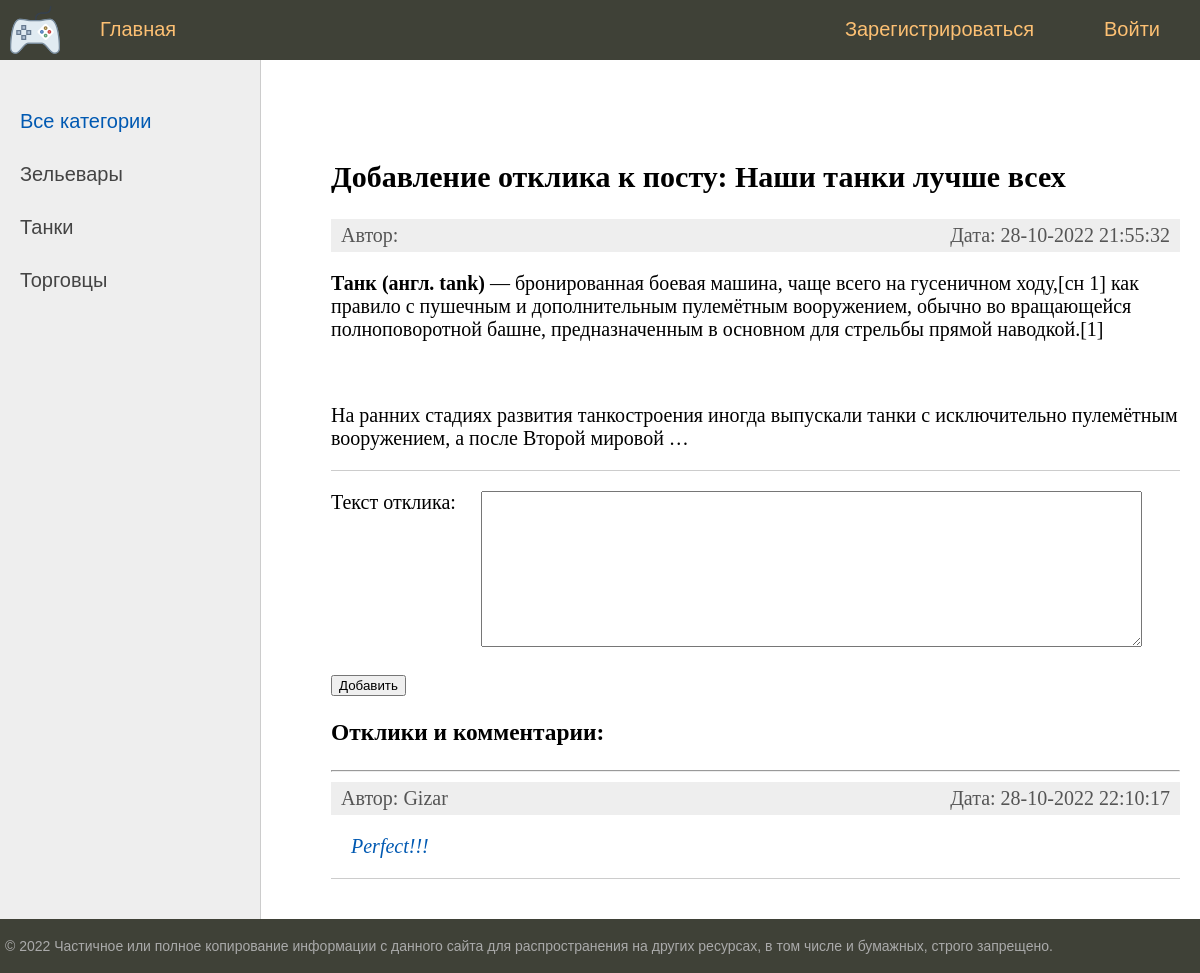
The app's page /addreply/nashi-tanki-luchshe-vsekh/ with its own data.
### bboard/models.py (models this page shows, shortened)
class Category(models.Model):
    name = models.CharField(
        max_length=64,
        unique=True,
        verbose_name='Категория',
        help_text='Имя категории длинной не более 64 символов ',
    )
    slug = models.SlugField(max_length=255, unique=True, db_index=True, verbose_name="URL")
    def get_absolute_url(self):
        return reverse('category', kwargs={'cat_slug': self.slug})
    class Meta:
        verbose_name = 'Категория'
        verbose_name_plural = 'Категории'

class Post(models.Model):
    title = models.CharField(max_length=255, verbose_name="Заголовок")
    content = RichTextUploadingField(blank=True, default='', verbose_name="Текст")
    category = models.ForeignKey('Category', on_delete=models.PROTECT, verbose_name="Категория")
    user = models.ForeignKey('User', on_delete=models.CASCADE, verbose_name="Пользователь")
    photo = models.ImageField(upload_to="photos/%Y/%m/%d/", verbose_name="Фото заголовка", blank=True, null=True)
    time_create = models.DateTimeField(auto_now_add=True)
    time_update = models.DateTimeField(auto_now=True)
    is_created = models.BooleanField(default=True)
    slug = models.SlugField(max_length=255, unique=True, db_index=True, verbose_name="URL")
    is_published = models.BooleanField(default=True, verbose_name="Опубликовать")
    class Meta:
        verbose_name = 'Объявление'
        verbose_name_plural = 'Объявления'

class Reply(models.Model):
    user = models.ForeignKey('User', on_delete=models.CASCADE, verbose_name="Пользователь")
    post = models.ForeignKey('Post', on_delete=models.CASCADE, verbose_name="Пост")
    time_create = models.DateTimeField(auto_now_add=True)
    time_update = models.DateTimeField(auto_now=True)
    text = models.TextField(blank=True, verbose_name="Текс")
    is_approved = models.BooleanField(default=False, verbose_name="Разрешено")
    def get_absolute_url(self):
        return reverse('reply', kwargs={'pk': self.pk}) # for view
    class Meta:
        verbose_name = 'Отклик'
        verbose_name_plural = 'Отклики'

class User(AbstractUser):
    email = models.EmailField(
        _("email address"),
        unique=True
    )
    email_verify = models.BooleanField(default=False)
    USERNAME_FIELD = "email"
    REQUIRED_FIELDS = ["username"]
    def __str__(self):
        return f'{self.username}'
    class Meta:
        verbose_name = 'Пользователь'
        verbose_name_plural = 'Пользователи'

### bboard/views.py (the view, shortened to what this page needs)
# urls.py: path('addreply/<slug:post_slug>/', AddReplyView.as_view(), name='add_reply'),
class AddReplyView(DataMixin, View):
    form_class = AddReplyForm
    template_name = 'bboard/reply_add.html'
    def get(self, request, post_slug, *args, **kwargs):
        form = self.form_class()
        categories = self.get_user_context()['categories']
        menu = self.get_user_context()['menu']
        cat_selected = self.get_user_context()['cat_selected']
        print(post_slug)
        context = {'form': form, 'menu': menu, 'categories': categories, 'cat_selected':cat_selected, 'post_slug': post_slug}
        return render(request, self.template_name, context=context )

### bboard/forms.py
class AddReplyForm(forms.Form):
    text = forms.CharField(widget=forms.Textarea(attrs={'cols': 80, 'rows': 10}), label='Текст отклика')

### bboard/templatetags/bboard_tags.py (called while the page is built)
@register.inclusion_tag('bboard/list_replies.html')
def show_replies(sort=None, throught_slug=False, post_id=None):
    if throught_slug:
        post_id = Post.objects.get(slug=post_id).pk
    if post_id is not None:
        if not sort:
            replies = Reply.objects.filter(post=post_id, is_approved=True)
        else:
            replies = Reply.objects.filter(post=post_id, is_approved=True).order_by(sort)
        return {"replies": replies}
    else:
        return {"replies": {}}

@register.inclusion_tag('bboard/show_post.html')
def show_post(slug_post=None):
    if slug_post is not None:
        posts = Post.objects.filter(slug=slug_post, is_published=True)
        return {"posts": posts}
    else:
        return {"posts": {}}

### bboard/utils.py (called while the page is built)
    def get_user_context(self, **kwargs):
        context = kwargs
        categories =  Category.objects.annotate(Count('post'))
        user_menu = menu.copy()
        if not self.request.user.is_authenticated:
            for i in range(3):
                user_menu.pop(1)
        else:
            user_menu.pop(4)
        context['menu'] = user_menu
        context['categories'] = categories
        if 'cat_selected' not in context:
            context['cat_selected'] = 0
        return context

### bboard/templates/bboard/reply_add.html (shortened to what this page needs)
{% extends 'base.html' %}
{% load crispy_forms_tags %}
{% load bboard_tags %}
{% block content %}
<form action="{% url 'add_reply' post_slug %}" method="post" enctype="multipart/form-data">
    {% show_post slug_post=post_slug %}
    <p><label class="form-label" for="{{ form.text.id_for_label }}">{{form.text.label}}: </label>{{ form.text }}</p>
    <button type="submit">Добавить</button>
</form>
<h3>Отклики и комментарии:</h3>
<hr>
{% show_replies throught_slug=True post_id=post_slug %}
{% endblock %}

### templates/base.html (shortened to what this page needs)
<!DOCTYPE html>
<html>
<head>
	{% load static %}
	{% load bboard_tags %}
	<link type="text/css" href="{% static 'bboard/css/styles.css' %}" rel="stylesheet" />
</head>
<body>
	<table class="table-page" border=0 cellpadding="0" cellspacing="0">
	<tr><td valign=top>
	{% block mainmenu %}
			<div class="header">
				<ul id="mainmenu" class="mainmenu">
					<li class="logo"><a href="{% url 'home' %}"><div class="logo"></div></a></li>
					{% for m in menu %}
						{% if not forloop.last %}
							<li><a href="{% url m.url_name %}">{{ m.title }}</a></li>
						{% else %}
							<li class="last"><a href="{% url m.url_name %}">{{ m.title }}</a></li>
						{% endif %}
					{% endfor %}
					{% if user.is_authenticated %}
						<li class="last" style="color: #93a1a1 ">Пользователь: {{ user }}</li>
					{% else %}
						<li class="last"><a href="{% url 'register' %}">Зарегистрироваться</a></li>
					{% endif %}
				</ul>
			</div>
	{% endblock mainmenu %}
	<table class="table-content" border=0 cellpadding="0" cellspacing="0">
	<tr>
		<td valign="top" class="left-chapters">
		<ul id="leftchapters">
			{% if cat_selected == 0 %}
				<li class="selected">Все категории</li>
			{% else %}
				<li><a href="{% url 'home' %}">Все категории</a></li>
			{% endif %}
			{% for c in categories %}
			{% if c.post__count > 0 %}
					{% if c.pk == cat_selected %}
						<li class="selected">{{c.name}}</li>
					{% else %}
						<li><a href="{{ c.get_absolute_url }}">{{c.name}}</a></li>
					{% endif %}
			{% endif %}
			{% endfor %}
		</ul>
	</td>
	<td valign="top" class="content">
		<div class="content-text">
			{% block content %}
			{% endblock %}
		</div>
	</td></tr></table>
	</td></tr>
	<tr><td valign=top>
		<div id="footer">
			<p>&copy; 2022 Частичное или полное копирование информации с данного сайта для распространения на других ресурсах, в том числе и бумажных, строго запрещено.</p>
		</div>
	</td></tr></table>
</body>
</html>

### bboard/templates/bboard/show_post.html
{% if posts %}
	<ul class="list-articles">
		{% for post in posts %}
			<p><h2>Добавление отклика к посту: {{ post.title }}</h2></p>
			<li>
				<div class="article-panel">
					<p class="first">Автор: {{ post.author }}</p>
					<p class="last">Дата: {{post.time_update|date:"d-m-Y H:i:s"}}</p>
				</div>
				<div>
                    {% autoescape off %}
                    	{{post.content|linebreaks|truncatewords:50}}
                    {% endautoescape %}
				</div>
			</li>
		{% endfor %}
	</ul>
{% else %}
		<p>Объявление не найдено</p>
{% endif %}

### bboard/templates/bboard/list_replies.html
{% if replies %}
	<ul class="list-articles">
		{% for rep in replies %}
			<li>
				<div class="article-panel">
					<p class="first">Автор: {{ rep.user }}</p>
					<p class="last">Дата: {{rep.time_update|date:"d-m-Y H:i:s"}}</p>
				</div>
				<div>
					<p><i><a href="{{ rep.get_absolute_url }}" style="margin-left:20px;">{{rep.text}}</a></i></p>
				</div>
			</li>
		{% endfor %}
	</ul>
{% else %}
		<p>Откликов: 0</p>
{% endif %}

### bboard/static/bboard/css/styles.css (style rules this page uses)
html, body { font-family: 'Arial'; margin: 0; padding: 0; height: 100%; width: 100%; color: #444; }
a { color: #0059b2; text-decoration: none; }
div.article-panel { background: #eee; padding: 5px 10px 5px 10px; box-sizing: border-box; overflow: hidden; color: #555; }
div.article-panel p.first { margin: 0; float: left; }
div.article-panel p.last { margin: 0; float: right; }
ul.list-articles { list-style: none; margin: 0; padding: 0; }
ul.list-articles li { border-bottom: 1px solid #ccc; }
.table-page { width: 100%; height: 100%; vertical-align: top; }
.table-page tr { height: 100%; }
.header { background: #3F4137; height: 60px; }
.logo { background: url('../images/logo.png') no-repeat 10px 5px; width: 70px; height: 60px; }
ul.mainmenu { list-style: none; margin: 0; padding: 0; height: 60px; color: #fdc073; font-size: 20px; overflow: hidden; }
ul.mainmenu li { float: left; margin: 18px 40px 0 30px; }
ul.mainmenu li.logo { margin: 0; }
ul.mainmenu li.last { float: right; }
ul.mainmenu li a { color: #fdc073; text-decoration: none; }
.table-content { width: 100%; min-height: 100%; height: 100%; }
.left-chapters { margin: 0; background: #eee; border-right: 1px solid #ccc; min-height: 100%; }
.left-chapters ul { width: 230px; min-height: 100%; margin: 0; padding: 20px 10px 10px 20px; list-style: none; font-size: 20px; }
.left-chapters ul li { margin: 30px 0 0 0; color: #999; }
.left-chapters ul li.selected { color: #0059b2; }
.left-chapters ul li a { color: #444; text-decoration: none; }
.content { padding: 40px 20px 20px 40px; width: 100%; box-sizing: border-box; }
.content-text { margin: 60px 0 0 30px; color: #000; font-size: 20px; font-family: Yandex Sans Display Light; }
#footer { box-sizing: border-box; background: #3F4137; padding: 5px; color: #aaa; font-size: 14px; font-family: Verdana, Geneva, Arial, Helvetica; text-align: left; overflow: hidden; }
.form-label { display: inline-block; min-width: 150px; vertical-align: top; }

### records on screen
Category: name "Зельевары"
Category: name "Танки"
Category: name "Торговцы"
Post: title "Наши танки лучше всех", time_update "28-10-2022 21:55:32", content "Танк (англ. tank) — бронированная боевая машина, чаще всего на гусеничном ходу,[сн 1] как правило с пушечным и дополнительным пулемётным вооружением, обычно во вращающейся полноповоротной башне, предназначенным в основном для стрельбы прямой наводкой.[1] На ранних стадиях развития танкостроения иногда выпускали танки с исключительно пулемётным вооружением, а после Второй мировой …"
Reply: user "Gizar", time_update "28-10-2022 22:10:17", text "Perfect!!!"

### other values on screen
{{ m.title }} "Главная"
{{ m.title }} "Войти"
